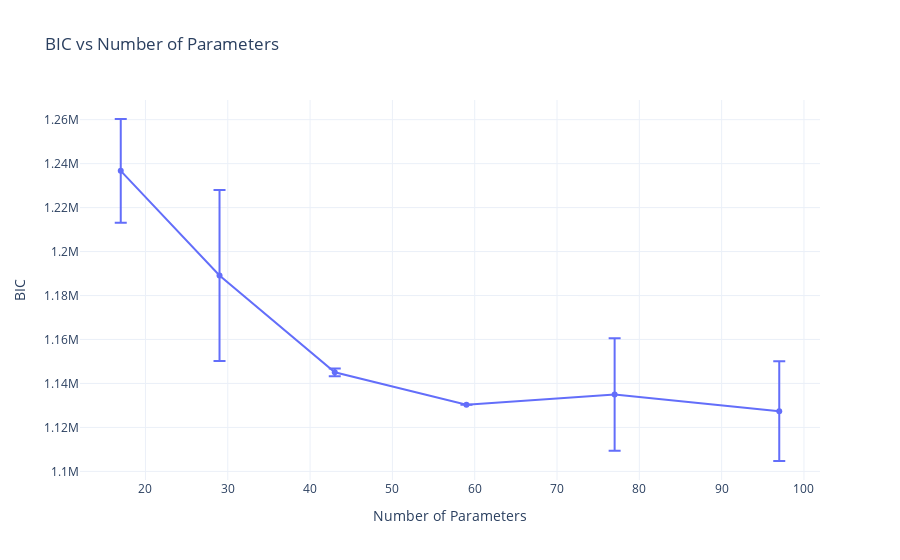
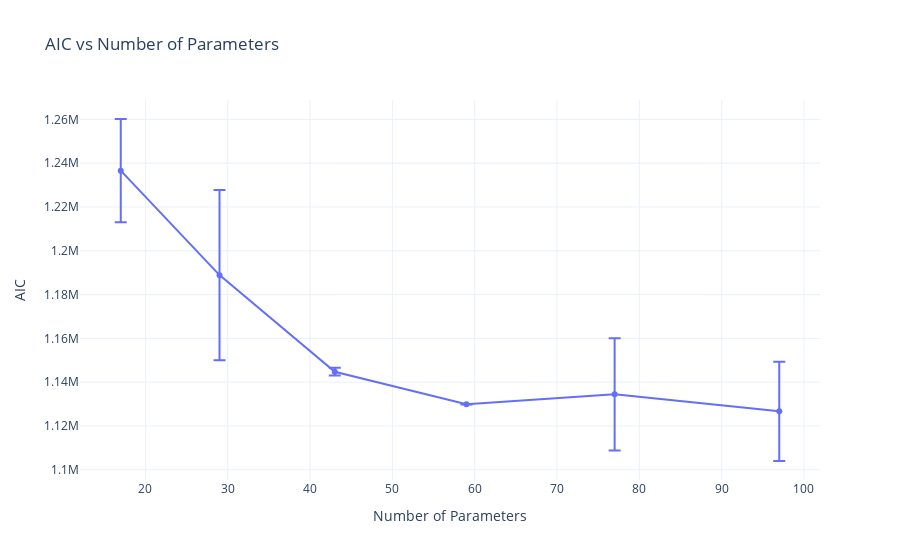

Source (notebook cell) for these figures, in order:
### Markdown cell above
## Model Selection based on AIC and BIC

### Code cell
from recurrent_health_events_prediction.model_selection.hmm import model_selection_hmm

aic_results_dict, bic_results_dict, hmm_model_selection_results = model_selection_hmm(hmm_config_path=config_path,
                    training_data_path=training_data_path,
                    data_config_path=(impresources.files(configs) / 'data_config.yaml'),
                    dataset=DATASET,
                    max_attempts_per_fit=7,
                    n_repeats=5,
                    max_num_states=7,
                    log_in_neptune=True,
                    show_plot=True)

### Figure 1 — Plotly figure (JSON) as saved in the notebook; plotly's stock layout.template omitted (floating-point values rounded to 4 significant figures)
{"data": [{"customdata": [2, 3, 4, 5, 6, 7], "error_y": {"array": [23570.0, 38920.0, 1772.0, 42.78, 25610.0, 22670.0], "thickness": 2, "type": "data", "visible": true, "width": 6}, "hovertemplate": "BIC: %{y:.2f}<br>Number of Parameters: %{x}<br>Number of States: %{customdata}", "mode": "lines+markers", "name": "BIC", "type": "scatter", "x": [17, 29, 43, 59, 77, 97], "y": [1237000.0, 1189000.0, 1145000.0, 1130000.0, 1135000.0, 1127000.0]}], "layout": {"title": {"text": "BIC vs Number of Parameters"}, "xaxis": {"title": {"text": "Number of Parameters"}}, "yaxis": {"title": {"text": "BIC"}}}}

### Figure 2 — Plotly figure (JSON) as saved in the notebook; plotly's stock layout.template omitted (floating-point values rounded to 4 significant figures)
{"data": [{"customdata": [2, 3, 4, 5, 6, 7], "error_y": {"array": [23570.0, 38920.0, 1772.0, 42.78, 25610.0, 22670.0], "thickness": 2, "type": "data", "visible": true, "width": 6}, "hovertemplate": "AIC: %{y:.2f}<br>Number of Parameters: %{x}<br>Number of States: %{customdata}", "mode": "lines+markers", "name": "AIC", "type": "scatter", "x": [17, 29, 43, 59, 77, 97], "y": [1237000.0, 1189000.0, 1145000.0, 1130000.0, 1134000.0, 1127000.0]}], "layout": {"title": {"text": "AIC vs Number of Parameters"}, "xaxis": {"title": {"text": "Number of Parameters"}}, "yaxis": {"title": {"text": "AIC"}}}}
